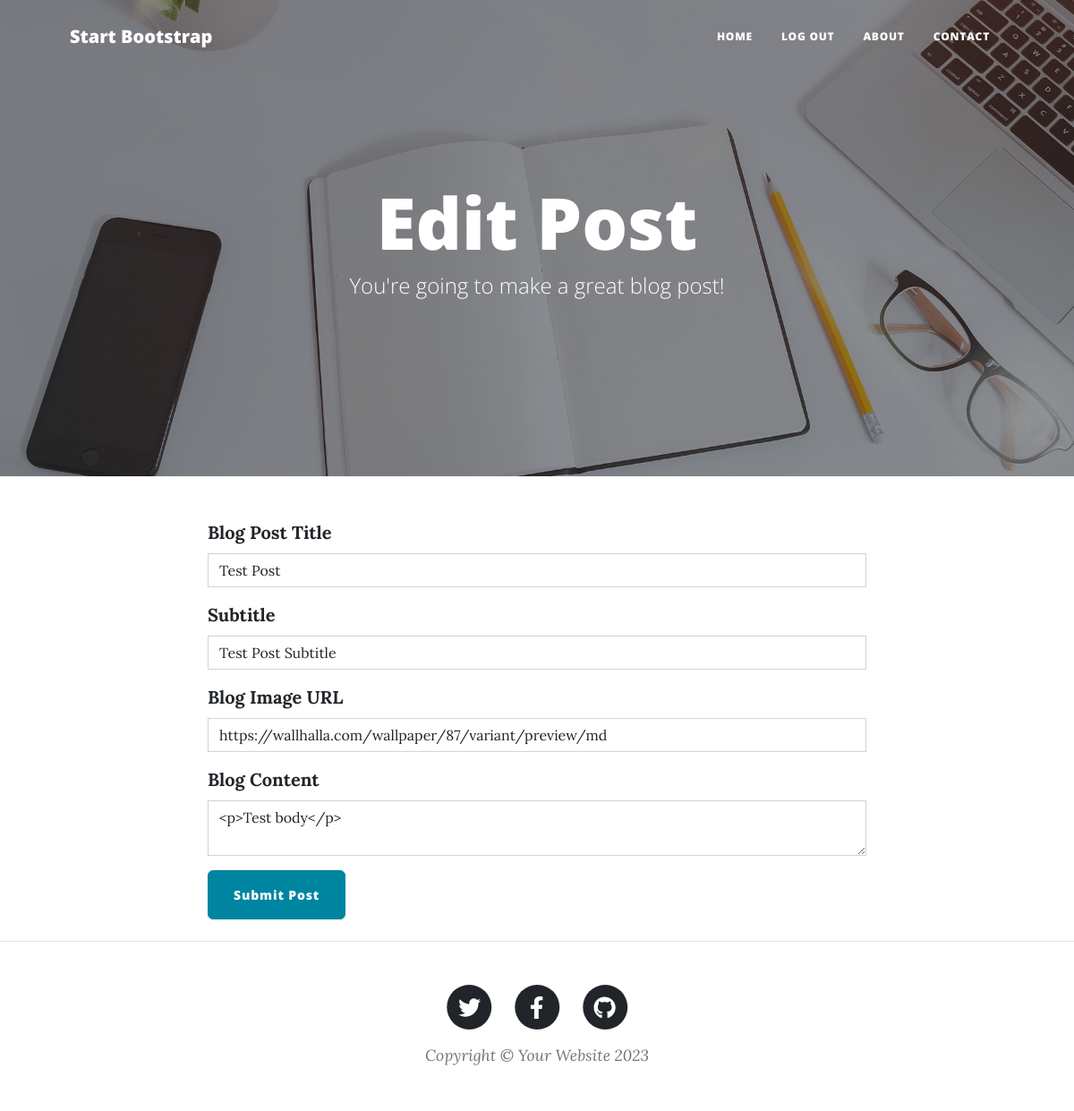
Page /edit-post/1 (signed in) on the earlier database version.
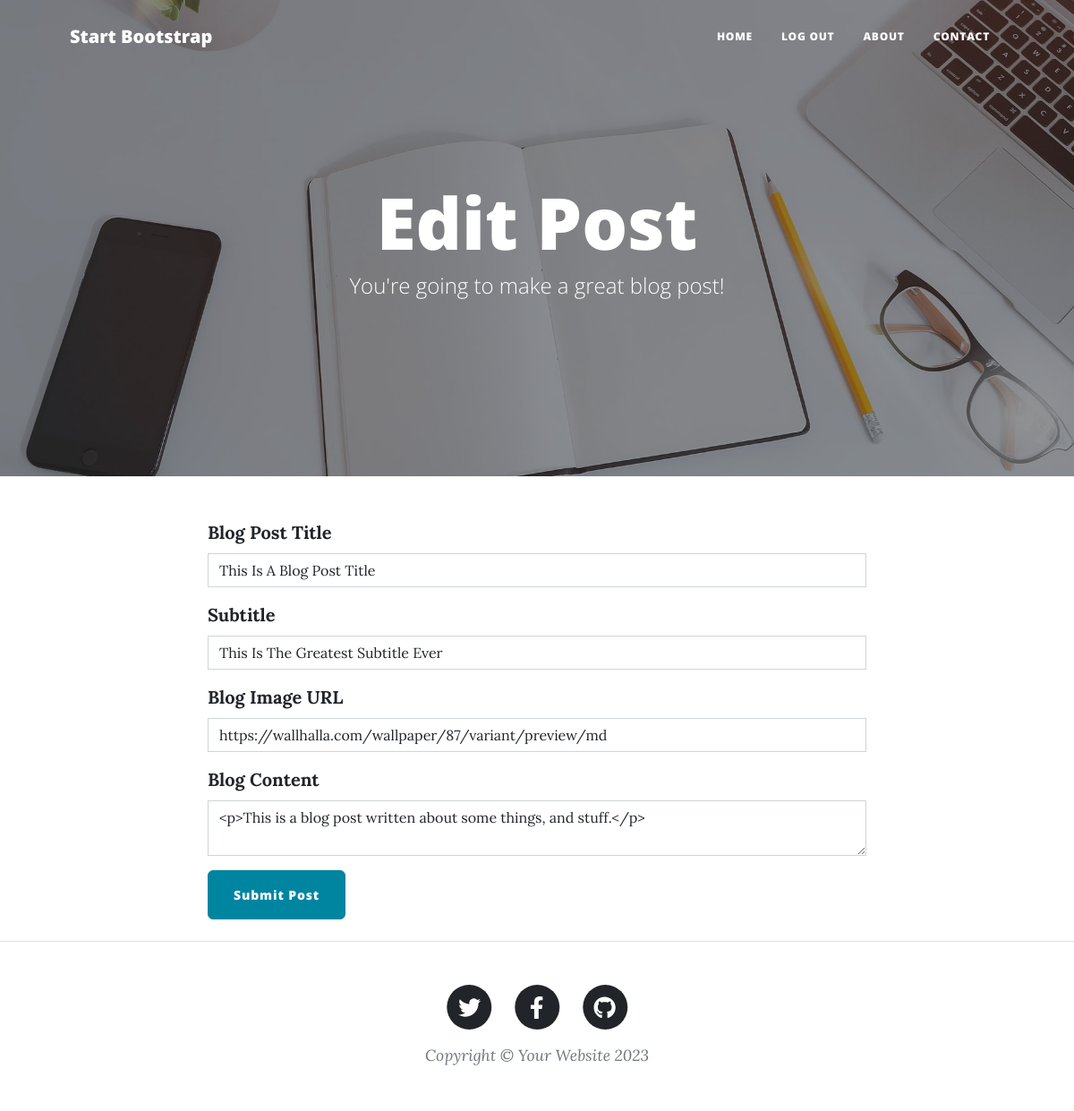
Same page on the later database version.
### main.py (models this page shows)
class BlogPost(db.Model):
    __tablename__ = "blog_posts"
    id: Mapped[int] = mapped_column(Integer, primary_key=True)
    author_id: Mapped[int] = mapped_column(Integer, db.ForeignKey("users.id"))
    author = relationship("User", back_populates="posts")
    title: Mapped[str] = mapped_column(String(250), unique=True, nullable=False)
    subtitle: Mapped[str] = mapped_column(String(250), nullable=False)
    date: Mapped[str] = mapped_column(String(250), nullable=False)
    body: Mapped[str] = mapped_column(Text, nullable=False)
    img_url: Mapped[str] = mapped_column(String(250), nullable=False)
    comments = relationship("Comment", back_populates="parent_post")

### main.py (the view, shortened to what this page needs)
@app.route("/edit-post/<int:post_id>", methods=["GET", "POST"])
@admin_only
def edit_post(post_id):
    post = db.get_or_404(BlogPost, post_id)
    edit_form = CreatePostForm(
        title=post.title,
        subtitle=post.subtitle,
        img_url=post.img_url,
        author=post.author,
        body=post.body
    )
    return render_template("make-post.html", form=edit_form, is_edit=True, logged_in=current_user.is_authenticated)

### forms.py
class CreatePostForm(FlaskForm):
    title = StringField("Blog Post Title", validators=[DataRequired()])
    subtitle = StringField("Subtitle", validators=[DataRequired()])
    img_url = StringField("Blog Image URL", validators=[DataRequired(), URL()])
    body = CKEditorField("Blog Content", validators=[DataRequired()])
    submit = SubmitField("Submit Post")

### main.py (called while the page is built)
@login_manager.user_loader
def load_user(user_id):
    return db.get_or_404(User, user_id)

def admin_only(f):
    @wraps(f)
    def decorated_function(*args, **kwargs):
        if current_user.id != 1:
            return abort(403)
        return f(*args, **kwargs)
    return decorated_function

### templates/make-post.html
{% from "bootstrap5/form.html" import render_form %} {% block content %} {%
include "header.html" %}
<header
  class="masthead"
  style="background-image: url('../static/assets/img/edit-bg.jpg')"
>
  <div class="container position-relative px-4 px-lg-5">
    <div class="row gx-4 gx-lg-5 justify-content-center">
      <div class="col-md-10 col-lg-8 col-xl-7">
        <div class="page-heading">
          {% if is_edit: %}
          <h1>Edit Post</h1>
          {% else: %}
          <h1>New Post</h1>
          {% endif %}
          <span class="subheading"
            >You're going to make a great blog post!</span
          >
        </div>
      </div>
    </div>
  </div>
</header>
<main class="mb-4">
  <div class="container">
    <div class="row">
      <div class="col-lg-8 col-md-10 mx-auto">
        {{ ckeditor.load() }} {{ ckeditor.config(name='body') }} {{
        render_form(form, novalidate=True, button_map={"submit": "primary"}) }}
      </div>
    </div>
  </div>
</main>
{% include "footer.html" %} {% endblock %}

Differences in the rows shown:
changed BlogPost "https://wallhalla.com/wallpaper/87/variant/preview/md": title "Test Post" → "This Is A Blog Post Title"; subtitle "Test Post Subtitle" → "This Is The Greatest Subtitle Ever"; body "<p>Test body</p>" → "<p>This is a blog post written about some things, and stuff.</p>"
